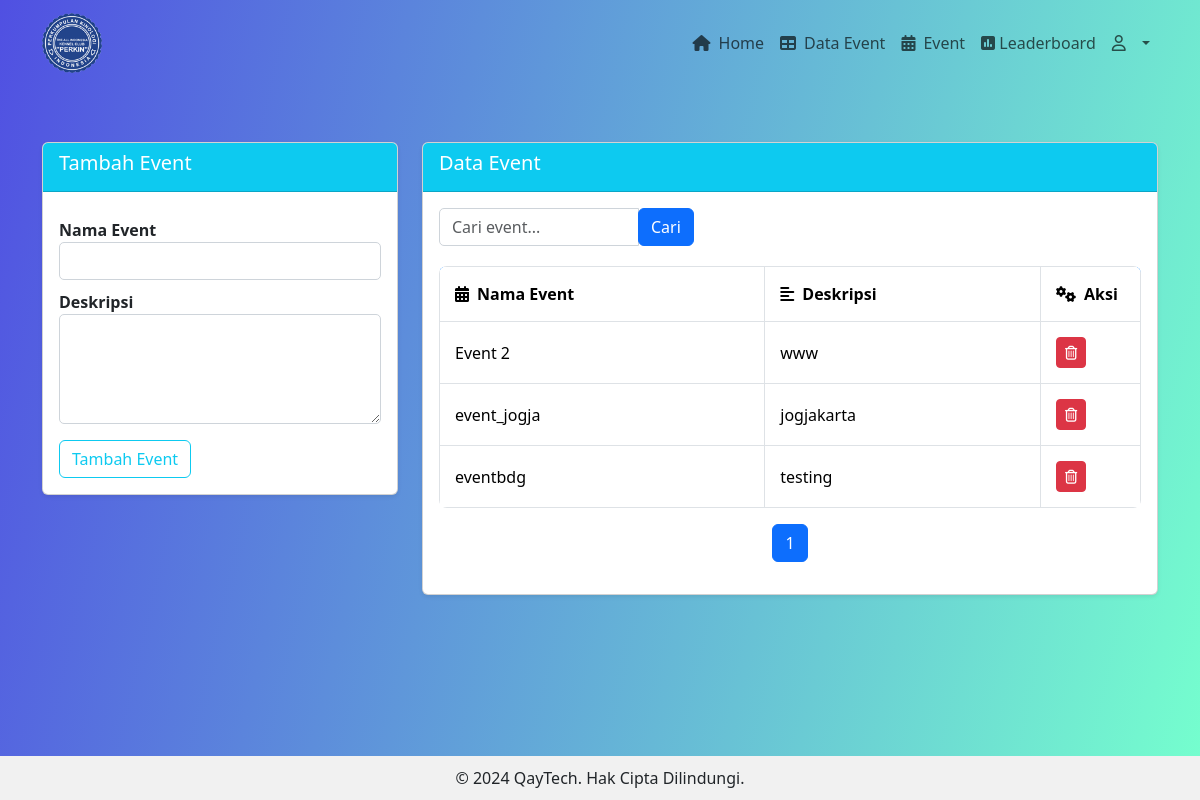
The page /views/kategori.php (signed in) on the database its author committed.
### tables this page shows
CREATE TABLE IF NOT EXISTS `kategori` (
  `IdKategori` int NOT NULL AUTO_INCREMENT,
  `NamaEvent` varchar(255) NOT NULL,
  `Deskripsi` varchar(255) NOT NULL,
  PRIMARY KEY (`IdKategori`)
);

### controllers/conn.php (called while the page is built, shortened)
<?php
class database {
    private $host = "localhost";
    private $uname = "root";
    private $pass = "";
    private $db = "perkin";
    function __construct() {
        $this->koneksi = mysqli_connect($this->host, $this->uname, $this->pass, $this->db);
    }
}

### controllers/c_kategori.php (called while the page is built, shortened)
<?php
include_once 'conn.php';
class C_kategori {
    public function tampil_data() {
        $conn = new database();
        $data = mysqli_query($conn->koneksi, "SELECT * FROM kategori ORDER BY IdKategori desc ");
        $hasil = [];
        while ($d = mysqli_fetch_object($data)) {
            $hasil[] = $d;
        }
        return $hasil;
    }
}

### views/kategori.php (the view, shortened to what this page needs)
<?php
include_once '../views/layouts/header.php';
require_once '../controllers/c_kategori.php';
$tampil = new C_kategori();
$keyword = isset($_GET['keyword']) ? $_GET['keyword'] : '';
$page = isset($_GET['page']) ? (int)$_GET['page'] : 1;
$limit = 5;
$offset = ($page - 1) * $limit;
?>
<main>
<div class="container mt-5">
    <div class="row">
        <div class="col-md-4">
            <div class="card mt-2 shadow-sm">
                <div class="card-header bg-info text-white">
                    <h5>Tambah Event</h5>
                </div>
                <div class="card-body">
                    <form action="../routers/r_kategori.php?aksi=tambah" method="POST">
                        <div class="form-group">
                            <label for="NamaEvent">Nama Event</label>
                            <input type="text" name="NamaEvent" class="form-control" required>
                        </div>
                        <div class="form-group">
                            <label for="Deskripsi">Deskripsi</label>
                            <textarea name="Deskripsi" class="form-control" rows="4" required></textarea>
                        </div>
                        <button type="submit" name="tambah" class="btn btn-outline-info mt-3">Tambah Event</button>
                    </form>
                </div>
            </div>
        </div>
        <div class="col-md-8">
            <div class="card mt-2 shadow-sm">
                <div class="card-header bg-info text-white">
                    <h5>Data Event</h5>
                </div>
                <div class="card-body">
                    <form action="kategori.php" method="get" class="mb-3">
                        <div class="input-group">
                            <input type="text" name="keyword" class="form-control" placeholder="Cari event..." value="<?= htmlspecialchars($keyword) ?>" style="max-width: 200px;">
                            <div class="input-group-append">
                                <button type="submit" class="btn btn-primary">Cari</button>
                            </div>
                        </div>
                    </form>
                    <table class="table table-bordered table-hover">
                        <thead class="thead-dark">
                            <tr>
                                <th><i class="fas fa-calendar-alt me-2"></i>Nama Event</th>
                                <th><i class="fas fa-align-left me-2"></i>Deskripsi</th>
                                <th style="width: 100px;"><i class="fas fa-cogs me-2"></i>Aksi</th>
                            </tr>
                        </thead>
                        <tbody>
                            <?php
                                $event = $tampil->tampil_data();
                                $filtered_event = array_filter($event, function($x) use ($keyword) {
                                    return stripos($x->NamaEvent, $keyword) !== false;
                                });
                                if (empty($keyword)) {
                                    $filtered_event = $event;
                                }
                                $total_event = count($filtered_event);
                                $filtered_event = array_slice($filtered_event, $offset, $limit);
                                if (empty($filtered_event)) {
                                    echo "<tr><td colspan='3' class='text-center'>Data tidak tersedia</td></tr>";
                                } else {
                                    foreach ($filtered_event as $x) :
                            ?>
                            <tr>
                                <td><?= htmlspecialchars($x->NamaEvent) ?></td>
                                <td><?= htmlspecialchars($x->Deskripsi) ?></td>
                                <td>
                                    <button type="button" class="btn btn-sm btn-danger" data-toggle="modal" data-target="#deleteModal" data-id="<?= $x->IdKategori ?>">
                                        <i class="far fa-trash-alt"></i>
                                    </button>
                                </td>
                            </tr>
                            <?php endforeach ?>
                            <?php }?>
                        </tbody>
                    </table>
                    <nav>
                        <ul class="pagination justify-content-center">
                            <?php
                                $total_pages = ceil($total_event / $limit);
                                for ($i = 1; $i <= $total_pages; $i++) {
                                    $active = ($i == $page) ? 'active' : '';
                                    echo "<li class='page-item $active'><a class='page-link' href='kategori.php?page=$i&keyword=$keyword'>$i</a></li>";
                                }
                            ?>
                        </ul>
                    </nav>
                </div>
            </div>
        </div>
    </div>
</div>
</main>
<?php include_once 'layouts/footer.php'; ?>

### assets/css/style.css (style rules this page uses)
body { background: rgb(80,80,226); background: linear-gradient(103deg, rgba(80,80,226,1) 0%, rgba(117,255,206,1) 100%); }
.card { border: 1px solid #007bff; border-radius: 8px; box-shadow: 0 4px 8px rgba(0, 0, 0, 0.1); margin-bottom: 20px; }
.card-header { background-color: #007bff; color: white; font-size: 1.25rem; font-weight: bold; }
label { font-weight: bold; margin-top: 10px; }
input.form-control, textarea.form-control { border-radius: 5px; border: 1px solid #ced4da; }
.table { border-radius: 8px; overflow: hidden; }
.table thead { background-color: #007bff; color: rgb(141, 37, 37); }

### views/kategori.php (style rules this page uses)
table { margin-top: 20px; }
.table th, .table td { vertical-align: middle; padding: 15px; }

### views/layouts/footer.php (style rules this page uses)
body { margin: 0; padding: 0; min-height: 100vh; display: flex; flex-direction: column; }

### rows shown on the page
kategori: NamaEvent "Event 2", Deskripsi "www"
kategori: NamaEvent "event_jogja", Deskripsi "jogjakarta"
kategori: NamaEvent "eventbdg", Deskripsi "testing"
